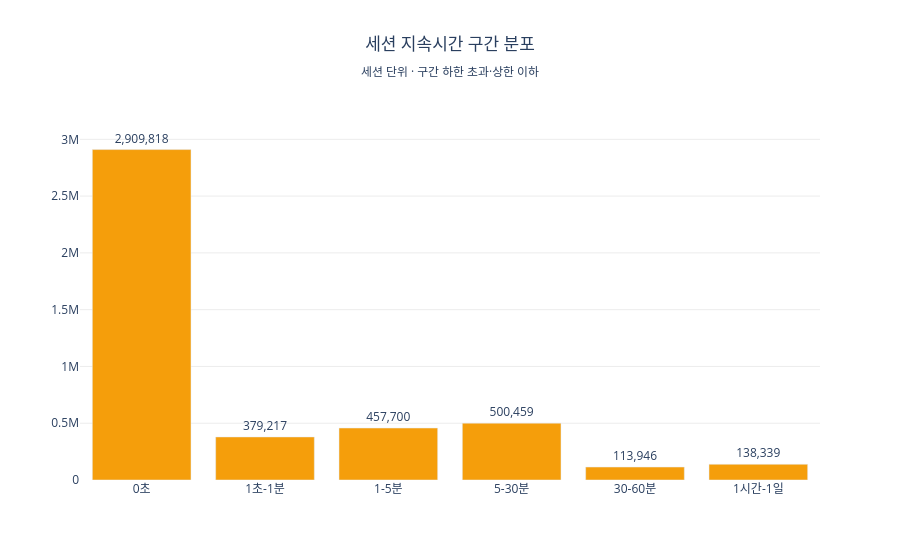

Notebook code cell kept with this figure:
### Code cell
dur_label = {'0초': '0초', '<=1분': '1초-1분'}
duration_dist['구간'] = duration_dist['구간'].replace(dur_label)

y = duration_dist['세션수']
fig = go.Figure(go.Bar(
    x=duration_dist['구간'], y=y, marker_color='#F59E0B',
    text=y.map(lambda v: f"{v:,}"), textposition='outside',
))
fig.update_layout(
    title=dict(text='세션 지속시간 구간 분포<br><sub>세션 단위 · 구간 하한 초과·상한 이하</sub>', x=0.5, xanchor='center'),
    plot_bgcolor='white', yaxis=dict(gridcolor='#ececec', range=[0, y.max() * 1.15]),
)
fig.show()

### Figure 1 — Plotly figure (JSON) as saved in the notebook; plotly's stock layout.template omitted (floating-point values rounded to 4 significant figures)
{"data": [{"marker": {"color": "#F59E0B"}, "text": ["2,909,818", "379,217", "457,700", "500,459", "113,946", "138,339"], "textposition": "outside", "type": "bar", "x": ["0초", "1초-1분", "1-5분", "5-30분", "30-60분", "1시간-1일"], "y": [2909818, 379217, 457700, 500459, 113946, 138339]}], "layout": {"plot_bgcolor": "white", "title": {"text": "세션 지속시간 구간 분포<br><sub>세션 단위 · 구간 하한 초과·상한 이하</sub>", "x": 0.5, "xanchor": "center"}, "yaxis": {"gridcolor": "#ececec", "range": [0, 3346000.0]}}}
